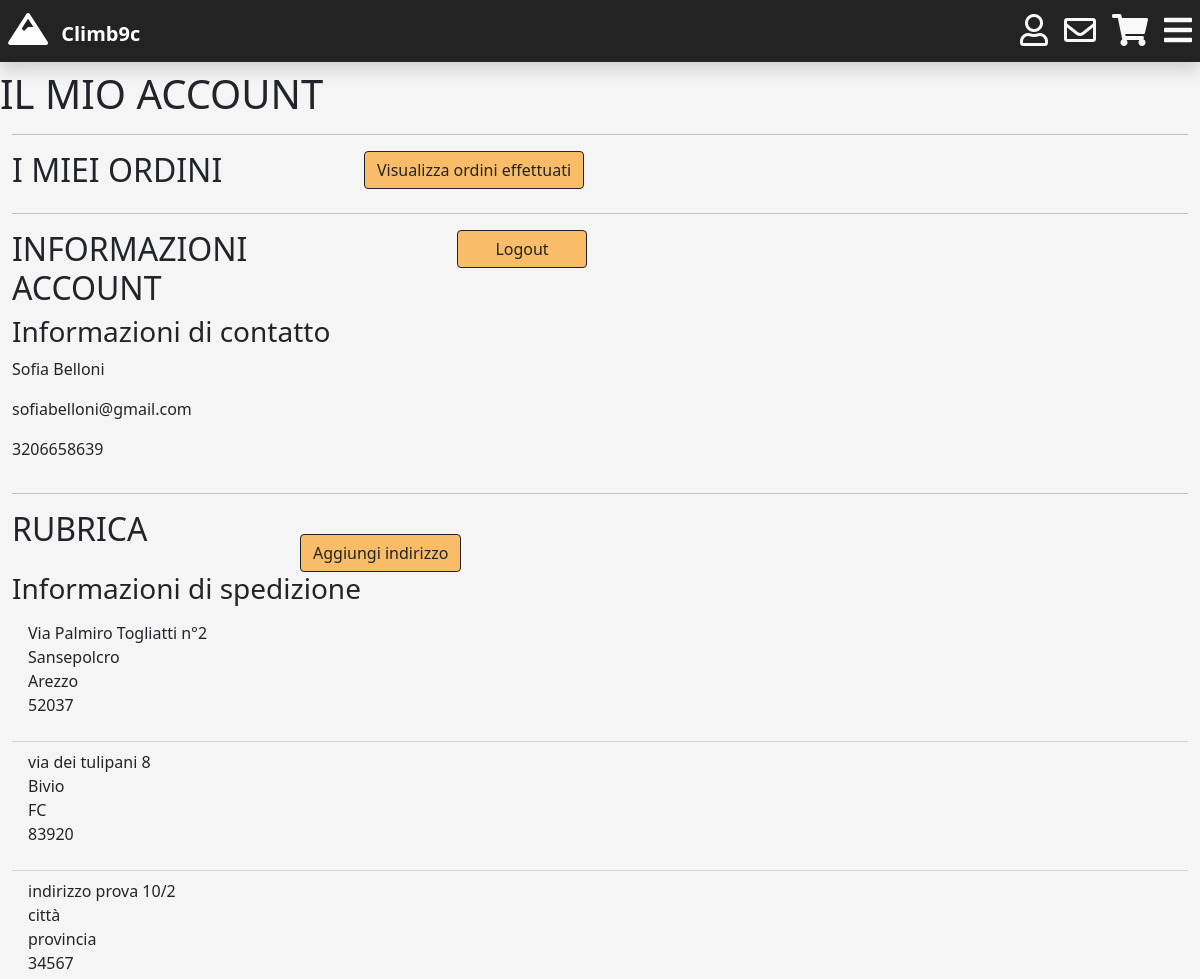
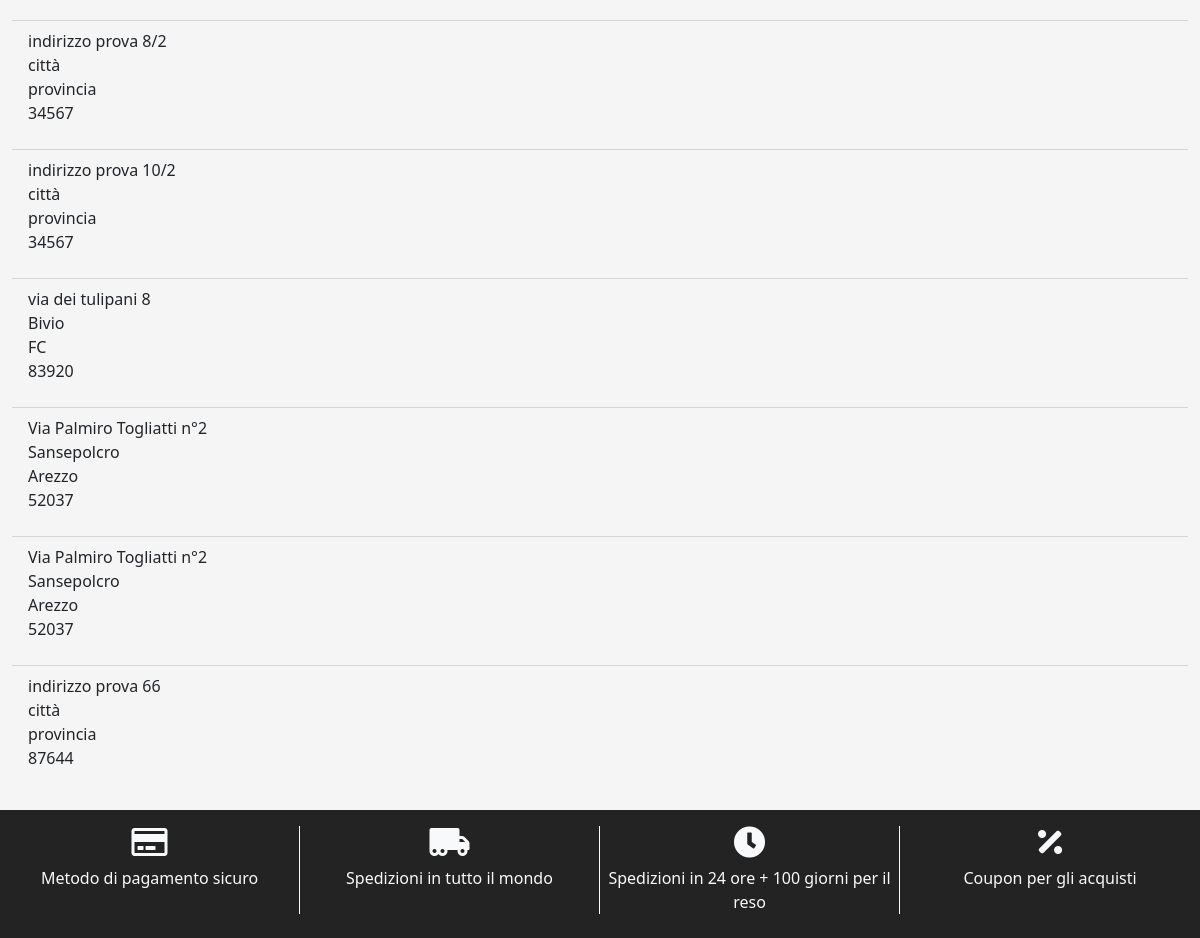
Screenshot of /login.php (signed in) with the database file from the repository (2 pictures, top to bottom).
### tables this page shows
CREATE TABLE `address` (
  `idADDRESS` int(11) NOT NULL,
  `street` varchar(45) DEFAULT NULL,
  `province` varchar(45) DEFAULT NULL,
  `city` varchar(45) DEFAULT NULL,
  `zip_code` varchar(45) DEFAULT NULL,
  `name` varchar(45) DEFAULT NULL,
  `surname` varchar(45) DEFAULT NULL
);

### html/login.php (called while the page is built, shortened)
<?php
require_once 'bootstrap.php';
require 'template/base-template.php';
?>

### html/utils/functions.php (called while the page is built, shortened)
<?php
function isUserLoggedIn(){
    return !empty($_SESSION['idCUSTOMER']);
}
?>

### html/db/database.php (called while the page is built, shortened)
<?php
class DatabaseHelper{
    private $db;
    public function __construct($servername, $username, $password, $dbname, $port){
        $this->db = new mysqli($servername, $username, $password, $dbname, $port);
    }
    public function getAddressByCustomerID($idCUSTOMER){
      $query = "SELECT a.idADDRESS as idADDRESS, a.street as street, a.province as province, a.city as city, a.zip_code as zip_code, a.name as name, a.surname as surname
      FROM customer as cu INNER JOIN customer_address as ca ON ca.idCUSTOMER = cu.idCUSTOMER INNER JOIN address as a
      ON ca.idADDRESS = a.idADDRESS WHERE cu.idCUSTOMER=?";
      $stmt = $this->db->prepare($query);
      $stmt->bind_param('s',$idCUSTOMER);
      $stmt->execute();
      $result = $stmt->get_result();
      return $result->fetch_all(MYSQLI_ASSOC);
    }
}
?>

### html/bootstrap.php (called while the page is built, shortened)
<?php
require_once("db/database.php");
require_once("utils/functions.php");
$dbh = new DatabaseHelper("4.tcp.ngrok.io", "root", "", "climb_9c", 15989);
?>

### html/template/account_form.php (the view, shortened to what this page needs)
<div class="container-fluid">
  <div class="row my-2">
    <header class="p-0">
      <h1 class="font-weight-bold mb-0">IL MIO ACCOUNT</h1>
    </header>
  </div>
  <hr/>
  <?php if(!isUserLoggedIn()): ?>
    <div class="alert alert-danger text-center" role="alert">
      <a href="login.php" class="alert-link">ACCEDI PER VISUALIZZARE LE INFORMAZIONI DELL'ACCOUNT</a>
    </div>
  <?php else: $addresses = $dbh->getAddressByCustomerID($_SESSION['idCUSTOMER']); ?>
  <main>
    <div class="row">
      <div class="col-md-3 col-sm-6 col-6">
        <h2>I MIEI ORDINI</h2>
      </div>
      <div class="p-0 col-md-3 col-sm-6 col-12 ms-4 text-center">
        <a class="btn btn-primary" href="orders-summary.php" role="button">Visualizza ordini effettuati</a>
      </div>
    </div>
    <hr/>
    <div class="row">
      <div class="col-md-4 col-sm-6 col-6">
        <h2>INFORMAZIONI ACCOUNT</h2>
      </div>
      <form class="col-md-3 col-6 p-0" action="account.php" method="get">
        <div class="d-grid d-md-block mx-auto">
          <input id="logout" type="submit" class="btn btn-primary btn-block" value="      Logout      "/>
        </div>
      </form>
      <div class="">
        <section>
          <h3 class="font-weight-bold">Informazioni di contatto</h3>
          <?php if(isUserLoggedIn()): ?>
          <p><?php echo $_SESSION["name"]." ".$_SESSION["surname"]; ?></p>
          <p><?php echo $_SESSION["email"]; ?></p>
          <p><?php echo $_SESSION["telephone"]; ?></p>
          <?php endif; ?>
        </section>
      </div>
    </div>
    <hr/>
    <div class="row">
      <div class="col-md-3 col-sm-6 col-6 justify-content-center">
        <h2>RUBRICA</h2>
      </div>
      <?php if(!isset($_GET["add_address"])): ?>
      <form class="col-md-3 col-6 p-0 " action="" method="get">
        <div class="d-grid gap-2 d-md-block mx-auto">
          <input id="add_address" type="submit" class="btn btn-primary btn-block m-0" value="Aggiungi indirizzo"/>
        </div>
      </form>
      <?php endif; ?>
      <div class="">
        <section>
          <h3 class="font-weight-bold">Informazioni di spedizione</h3>
          <ul class="list-group list-group-flush">
          <?php foreach($addresses as $address): ?>
            <li class="list-group-item bg-light">
              <p><?php echo $address["street"]; ?><br/>
              <?php echo $address["city"]; ?><br/>
              <?php echo $address["province"]; ?><br/>
              <?php echo $address["zip_code"]; ?></p>
            </li>
          <?php endforeach; ?>
          </ul>
        </section>
      </div>
    </div>
  </main>
  <?php endif; ?>
</div>

### html/css/style.css (style rules this page uses)
.bg-light { background-color: #F5F5F5!important; }
.btn-primary { background-color: #F9BD69!important; color: #232323!important; border-color: #232323!important; }

### rows the page displays
address: street "Via Palmiro Togliatti n°2", city "Sansepolcro", province "Arezzo", zip_code "52037"
address: street "via dei tulipani 8", city "Bivio", province "FC", zip_code "83920"
address: street "indirizzo prova 10/2", city "città", province "provincia", zip_code "34567"
address: street "indirizzo prova 8/2", city "città", province "provincia", zip_code "34567"
address: street "indirizzo prova 10/2", city "città", province "provincia", zip_code "34567"
address: street "via dei tulipani 8", city "Bivio", province "FC", zip_code "83920"
address: street "Via Palmiro Togliatti n°2", city "Sansepolcro", province "Arezzo", zip_code "52037"
address: street "Via Palmiro Togliatti n°2", city "Sansepolcro", province "Arezzo", zip_code "52037"
address: street "indirizzo prova 66", city "città", province "provincia", zip_code "87644"

### other values shown
$_SESSION["name"] "Sofia"
$_SESSION["surname"] "Belloni"
$_SESSION["email"] "sofiabelloni@gmail.com"
$_SESSION["telephone"] "3206658639"
